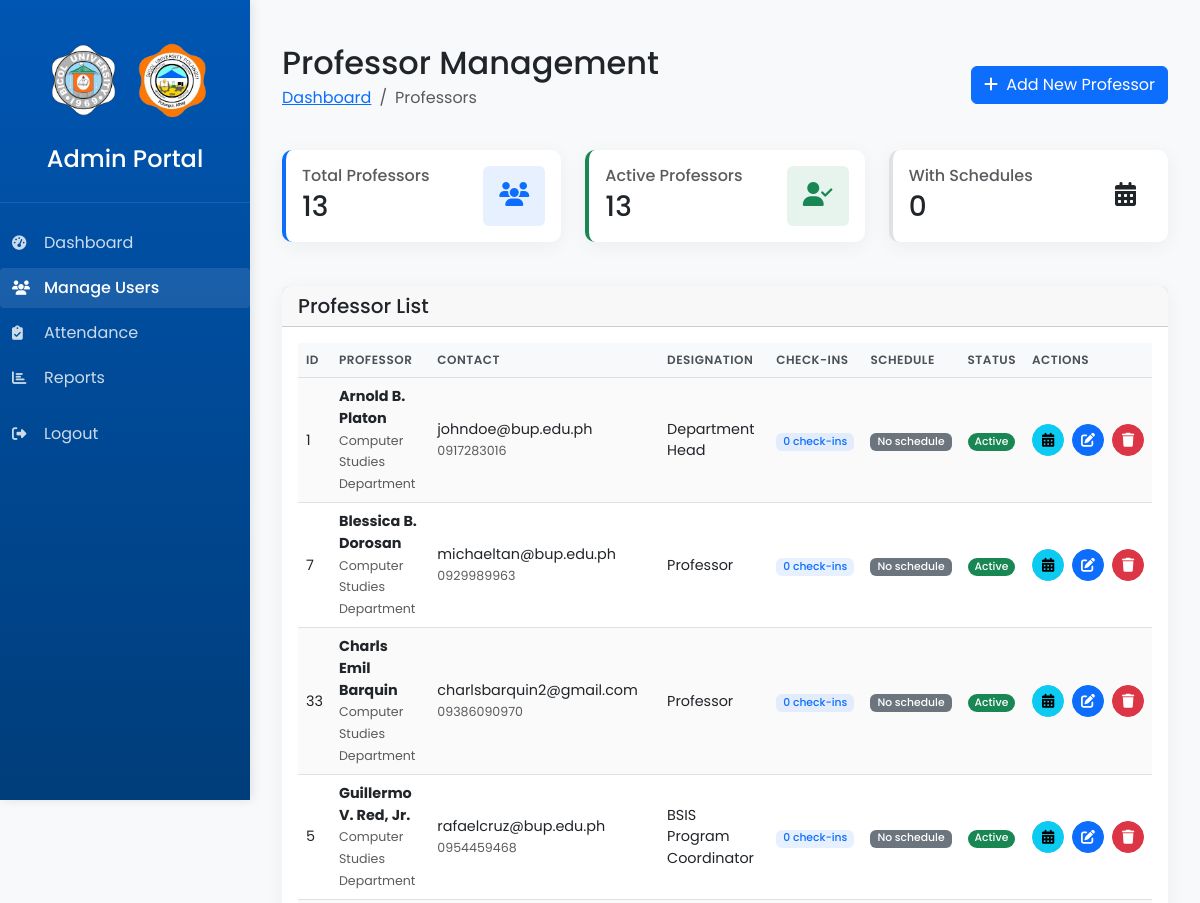
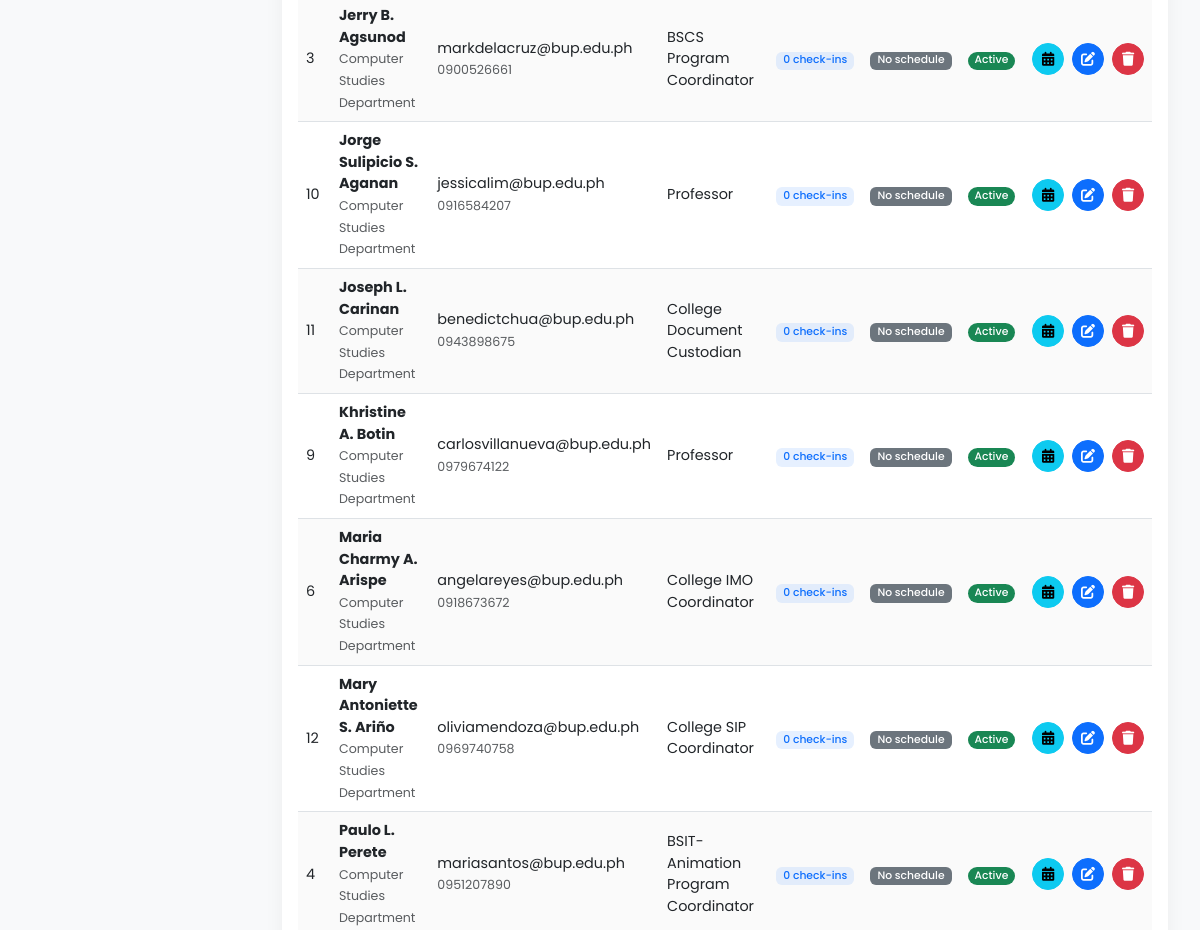
The app's page /admin/manage-users.php (signed in, upper part), older data (2 pictures, top to bottom).
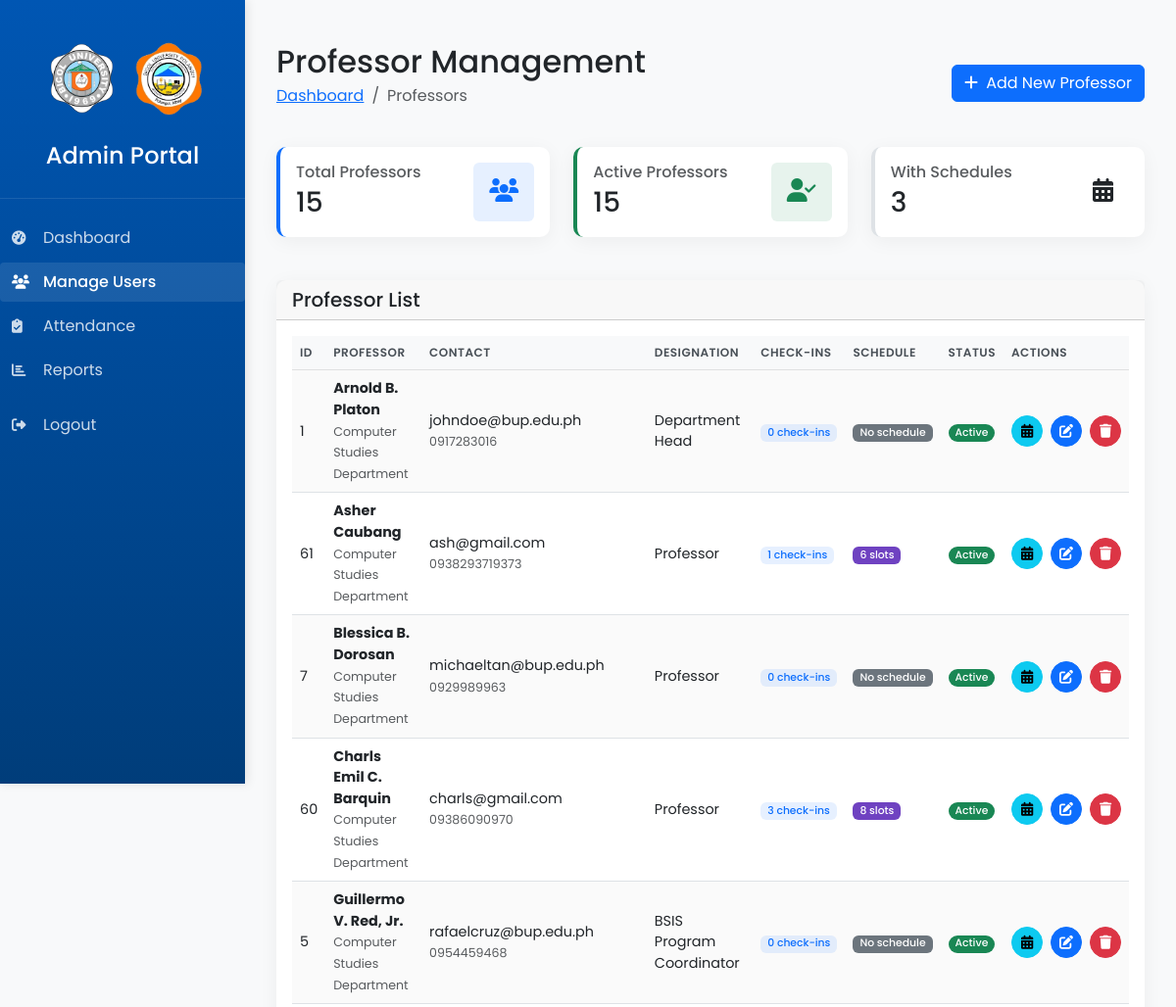
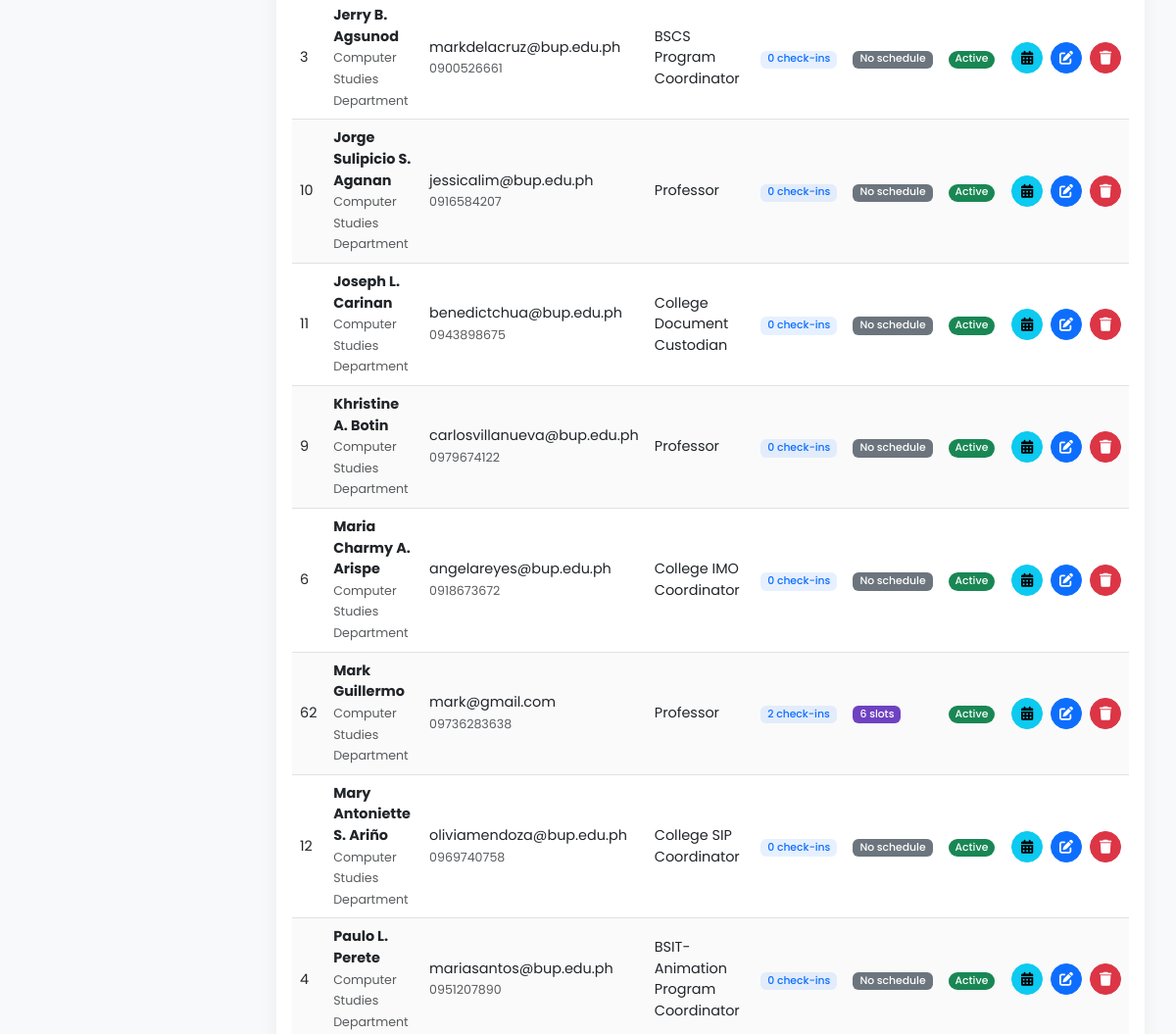
The same page, newer data (2 pictures, top to bottom).
### tables this page shows
CREATE TABLE `professors` (
  `id` int(11) NOT NULL,
  `name` varchar(100) NOT NULL,
  `email` varchar(100) NOT NULL,
  `designation` varchar(50) DEFAULT NULL,
  `profile_image` varchar(255) DEFAULT NULL,
  `created_at` timestamp NOT NULL DEFAULT current_timestamp(),
  `status` enum('active','pending') DEFAULT 'active',
  `approved_at` datetime DEFAULT NULL,
  `approved_by` int(11) DEFAULT NULL,
  `department` varchar(100) NOT NULL DEFAULT 'Computer Studies Department',
  `phone` varchar(20) NOT NULL,
  `username` varchar(50) DEFAULT NULL,
  `password` varchar(255) DEFAULT NULL,
  `login_attempts` int(11) DEFAULT 0,
  `last_attempt` datetime DEFAULT NULL,
  `account_locked` tinyint(1) DEFAULT 0,
  `lock_until` datetime DEFAULT NULL,
  `last_failed_attempt_ip` varchar(45) DEFAULT NULL
);

### admin/manage-users.php (the view, shortened to what the changed rows need)
<?php
require_once '../config/database.php';
$query = "SELECT p.*,
            (SELECT COUNT(*) FROM attendance WHERE professor_id = p.id) as attendance_count,
            (SELECT COUNT(*) FROM professor_schedules WHERE professor_id = p.id) as schedule_count
          FROM professors p
          ORDER BY p.name ASC";
$professors = $conn->query($query);
$total_professors = $conn->query("SELECT COUNT(*) FROM professors")->fetch_row()[0];
$active_professors = $conn->query("SELECT COUNT(*) FROM professors WHERE status = 'active'")->fetch_row()[0];
?>
<!DOCTYPE html>
<html lang="en">
<head>
    <link href="https://cdn.jsdelivr.net/npm/bootstrap@5.3.0/dist/css/bootstrap.min.css" rel="stylesheet">
    <link href="https://cdn.datatables.net/1.13.4/css/dataTables.bootstrap5.min.css" rel="stylesheet">
    <link rel="stylesheet" href="https://cdn.datatables.net/buttons/2.3.6/css/buttons.dataTables.min.css">
    <link rel="stylesheet" href="https://cdnjs.cloudflare.com/ajax/libs/font-awesome/6.4.0/css/all.min.css">
    <link rel="stylesheet" href="css/dashboard.css">
</head>
<body>
    <main class="main-content">
        <div class="container-fluid py-4">
            <div class="d-flex justify-content-between align-items-center mb-4">
                <div>
                    <h2 class="mb-1">Professor Management</h2>
                </div>
            </div>
            <div class="row mb-4">
                <div class="col-md-4">
                    <div class="card stats-card border-start border-primary border-4">
                        <div class="card-body">
                            <div class="d-flex justify-content-between">
                                <div>
                                    <h6 class="text-muted mb-1">Total Professors</h6>
                                    <h3 class="mb-0"><?= $total_professors ?></h3>
                                </div>
                            </div>
                        </div>
                    </div>
                </div>
                <div class="col-md-4">
                    <div class="card stats-card border-start border-success border-4">
                        <div class="card-body">
                            <div class="d-flex justify-content-between">
                                <div>
                                    <h6 class="text-muted mb-1">Active Professors</h6>
                                    <h3 class="mb-0"><?= $active_professors ?></h3>
                                </div>
                            </div>
                        </div>
                    </div>
                </div>
                <div class="col-md-4">
                    <div class="card stats-card border-start border-purple border-4">
                        <div class="card-body">
                            <div class="d-flex justify-content-between">
                                <div>
                                    <h6 class="text-muted mb-1">With Schedules</h6>
                                    <h3 class="mb-0"><?= $conn->query("SELECT COUNT(DISTINCT professor_id) FROM professor_schedules")->fetch_row()[0] ?></h3>
                                </div>
                            </div>
                        </div>
                    </div>
                </div>
            </div>
            <div class="card">
                <div class="card-body">
                    <div class="table-responsive">
                        <table id="professorsTable" class="table table-striped table-hover" style="width:100%">
                            <thead class="table-light">
                                <tr>
                                    <th>ID</th>
                                    <th>Professor</th>
                                    <th>Contact</th>
                                    <th>Designation</th>
                                    <th>Check-ins</th>
                                    <th>Schedule</th>
                                    <th>Status</th>
                                    <th>Actions</th>
                                </tr>
                            </thead>
                            <tbody>
                                <?php while ($prof = $professors->fetch_assoc()): ?>
                                    <tr>
                                        <td class="align-middle"><?= $prof['id'] ?></td>
                                        <td class="align-middle">
                                            <div class="d-flex align-items-center">
                                                <div>
                                                    <div class="fw-bold"><?= htmlspecialchars($prof['name']) ?></div>
                                                    <small class="text-muted"><?= htmlspecialchars($prof['department'] ?? 'N/A') ?></small>
                                                </div>
                                            </div>
                                        </td>
                                        <td class="align-middle">
                                            <div><?= htmlspecialchars($prof['email']) ?></div>
                                            <small class="text-muted"><?= htmlspecialchars($prof['phone'] ?? 'N/A') ?></small>
                                        </td>
                                        <td class="align-middle"><?= htmlspecialchars($prof['designation']) ?></td>
                                        <td class="align-middle">
                                            <span class="badge bg-primary bg-opacity-10 text-primary"><?= $prof['attendance_count'] ?> check-ins</span>
                                        </td>
                                        <td class="align-middle">
                                            <?php if ($prof['schedule_count'] > 0): ?>
                                                <span class="badge schedule-badge"><?= $prof['schedule_count'] ?> slots</span>
                                            <?php else: ?>
                                                <span class="badge bg-secondary">No schedule</span>
                                            <?php endif; ?>
                                        </td>
                                        <td class="align-middle">
                                            <span class="badge rounded-pill bg-success">
                                                Active
                                            </span>
                                        </td>
                                        <td class="align-middle">
                                            <div class="d-flex justify-content-end gap-2">
                                                <a href="professor-schedule.php?id=<?= $prof['id'] ?>" class="btn btn-sm btn-icon btn-info" title="View Schedule">
                                                    <i class="fas fa-calendar-alt"></i>
                                                </a>
                                                <a href="edit-professor.php?id=<?= $prof['id'] ?>" class="btn btn-sm btn-icon btn-primary" title="Edit">
                                                    <i class="fas fa-edit"></i>
                                                </a>
                                                <button class="btn btn-sm btn-icon btn-danger delete-btn" data-id="<?= $prof['id'] ?>" title="Delete">
                                                    <i class="fas fa-trash"></i>
                                                </button>
                                            </div>
                                        </td>
                                    </tr>
                                <?php endwhile; ?>
                            </tbody>
                        </table>
                    </div>
                </div>
            </div>
        </div>
    </main>
</body>
</html>

Row changes from the older to the newer data that the page shows:
removed professors: id "33", name "Charls Emil Barquin", department "Computer Studies Department", email "charlsbarquin2@gmail.com", phone "09386090970", designation "Professor", attendance_count "0", shows "No schedule"
added professors: id "61", name "Asher Caubang", department "Computer Studies Department", email "ash@gmail.com", phone "0938293719373", designation "Professor", attendance_count "1", schedule_count "6"
added professors: id "60", name "Charls Emil C. Barquin", department "Computer Studies Department", email "charls@gmail.com", phone "09386090970", designation "Professor", attendance_count "3", schedule_count "8"
added professors: id "62", name "Mark Guillermo", department "Computer Studies Department", email "mark@gmail.com", phone "09736283638", designation "Professor", attendance_count "2", schedule_count "6"
Text that changed along with them:
$total_professors: "13" → "15"
$active_professors: "13" → "15"
text no longer shown: "0"
text now shown: "3"
